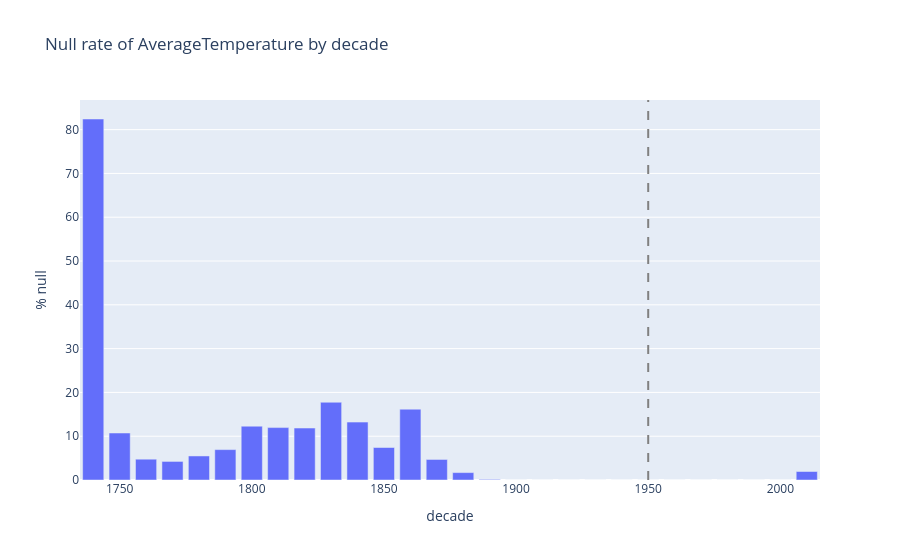

The notebook cell this image was saved under:
### Code cell
fig = px.bar(
    nulls_by_decade,
    x="decade",
    y="pct_null",
    title="Null rate of AverageTemperature by decade",
    labels={"decade": "decade", "pct_null": "% null"},
)
fig.add_vline(x=1950, line_dash="dash", line_color="gray")
fig.show()

### Figure 1 — Plotly figure (JSON) as saved in the notebook; plotly's stock layout.template omitted (floating-point values rounded to 4 significant figures)
{"data": [{"hovertemplate": "decade=%{x}<br>% null=%{y}<extra></extra>", "legendgroup": "", "marker": {"color": "#636efa", "pattern": {"shape": ""}}, "name": "", "orientation": "v", "showlegend": false, "textposition": "auto", "type": "bar", "x": [1740, 1750, 1760, 1770, 1780, 1790, 1800, 1810, 1820, 1830, 1840, 1850, 1860, 1870, 1880, 1890, 1900, 1910, 1920, 1930, 1940, 1950, 1960, 1970, 1980, 1990, 2000, 2010], "xaxis": "x", "y": [82.43, 10.73, 4.75, 4.24, 5.49, 6.94, 12.29, 11.97, 11.86, 17.75, 13.22, 7.42, 16.17, 4.69, 1.69, 0.14, 0.0, 0.0, 0.0, 0.0, 0.0, 0.0, 0.0, 0.0, 0.0, 0.0, 0.0, 1.94], "yaxis": "y"}], "layout": {"barmode": "relative", "legend": {"tracegroupgap": 0}, "shapes": [{"line": {"color": "gray", "dash": "dash"}, "type": "line", "x0": 1950, "x1": 1950, "xref": "x", "y0": 0, "y1": 1, "yref": "y domain"}], "title": {"text": "Null rate of AverageTemperature by decade"}, "xaxis": {"anchor": "y", "domain": [0.0, 1.0], "title": {"text": "decade"}}, "yaxis": {"anchor": "x", "domain": [0.0, 1.0], "title": {"text": "% null"}}}}
